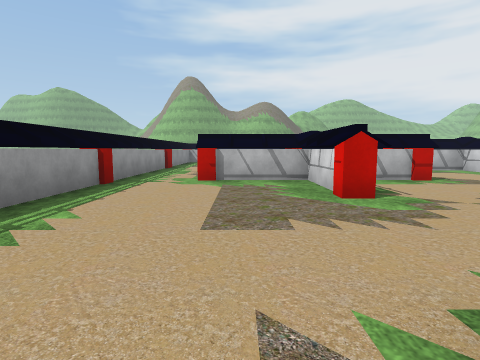
View 1 (above)

24 first-person views from a walk through a scene from a Unity 3-D project. The camera is 1.3 m above the floor, tilts 6° down and sees 80° across. The floor is counted in squares, 2 m on a side. Each view is taken from the middle of a square. On the plan, view 1 faces up. The plan holds only what a view shows up to about 9 squares ahead; the rest is blank. The place goes on beyond the plan. The player character is not drawn. Some animated figures are not drawn. Some surface patterns are stand-ins.

View 2
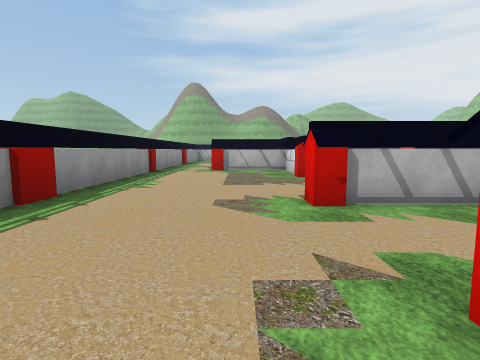

View 3
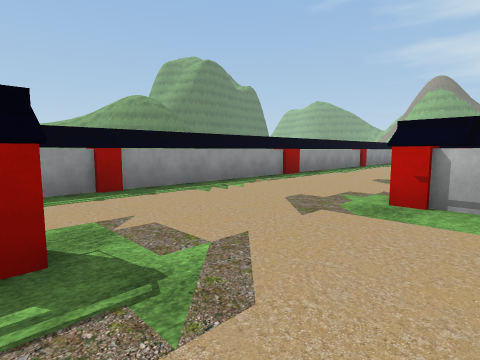

View 4
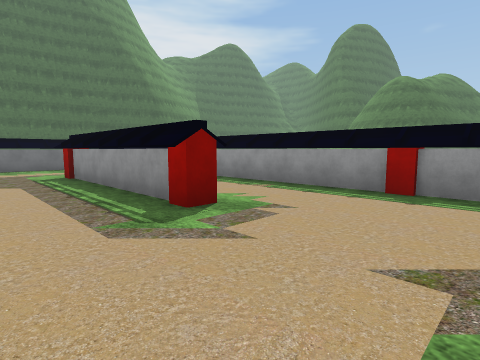

View 5
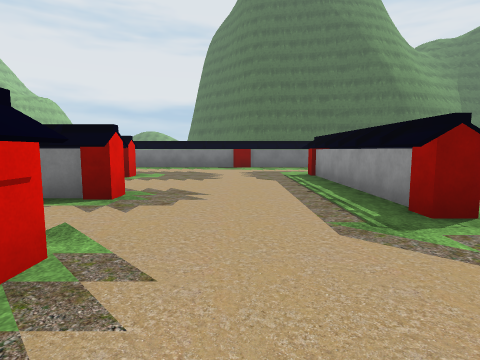

View 6
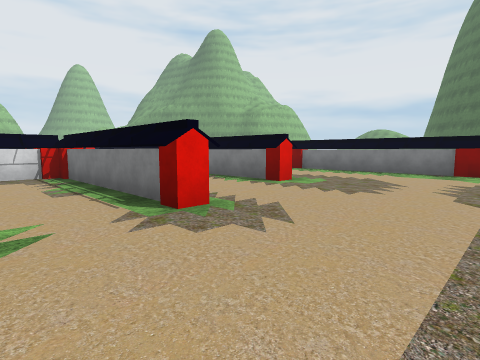

View 7
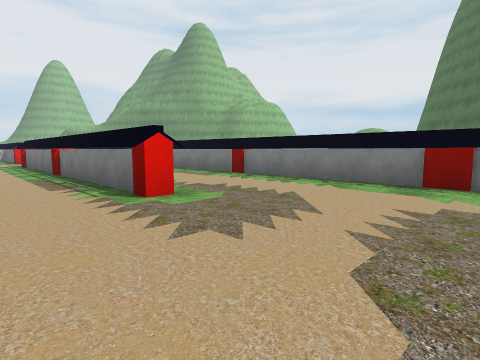

View 8
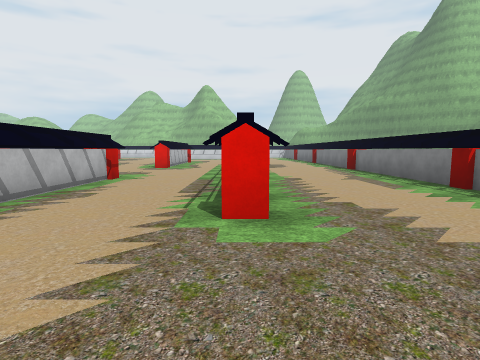

View 9
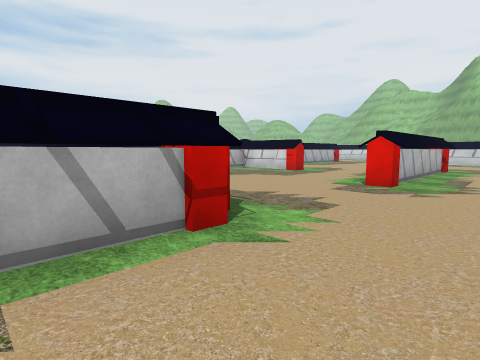

View 10
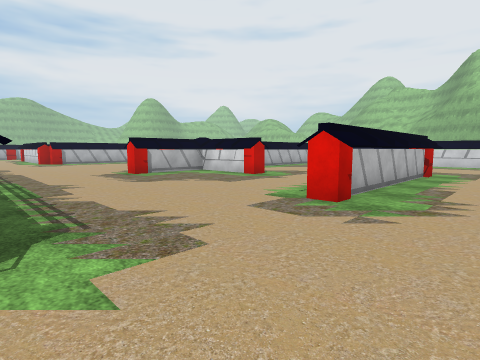

View 11
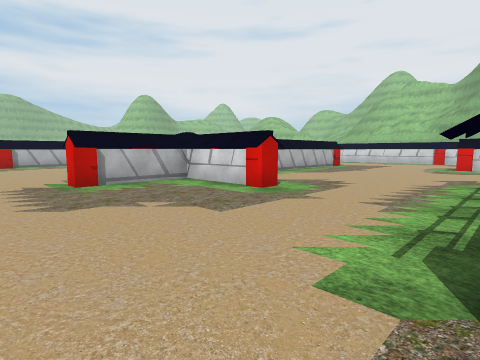

View 12
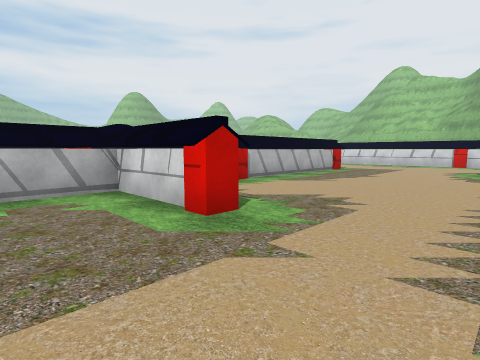

View 13
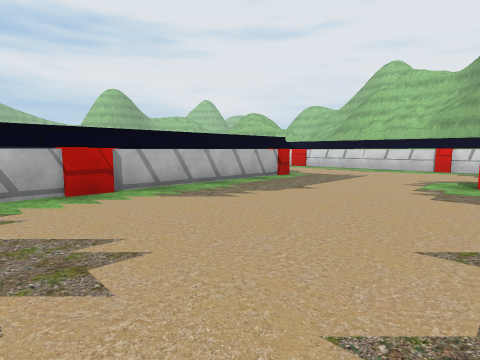

View 14
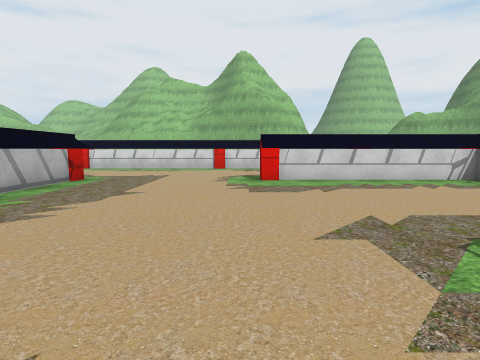

View 15
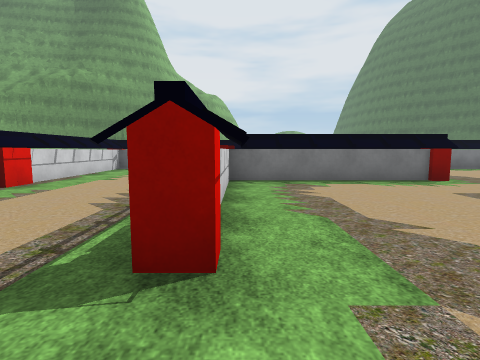

View 16
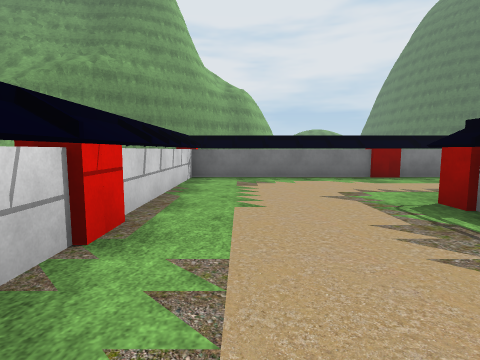

View 17
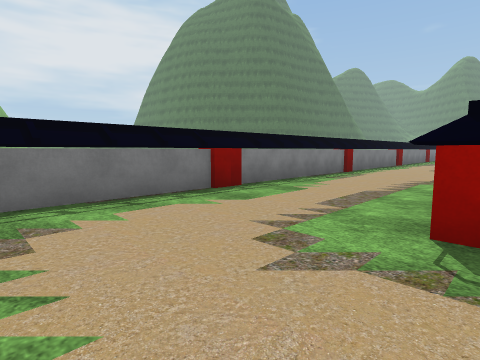

View 18
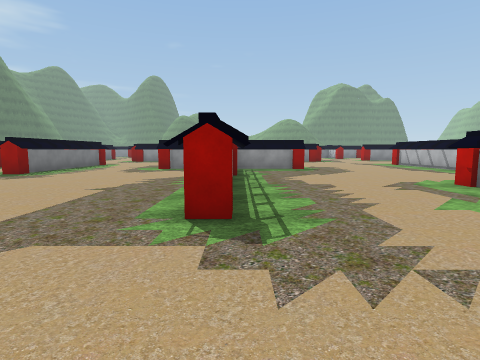

View 19
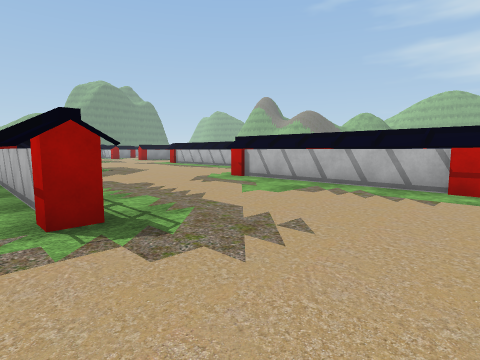

View 20
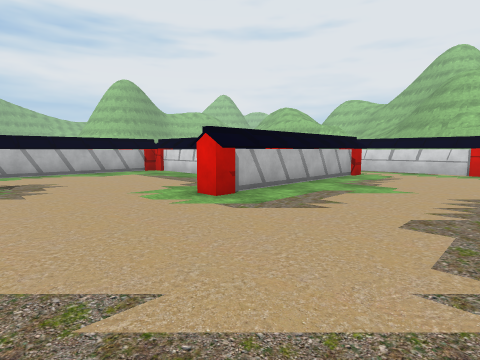

View 21
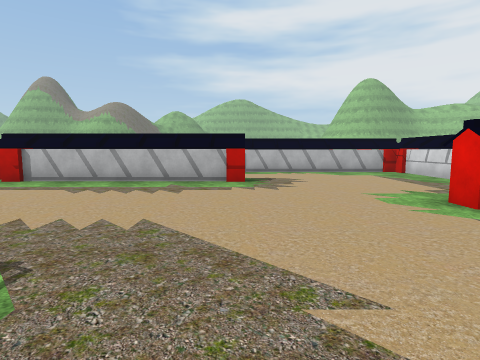

View 22
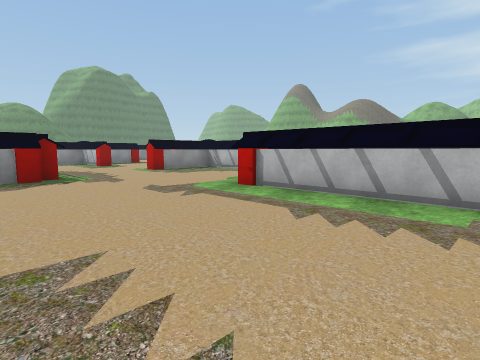

View 23
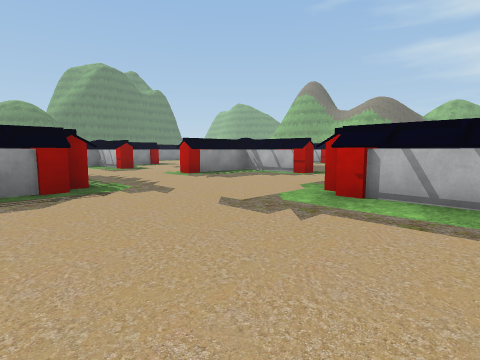

View 24
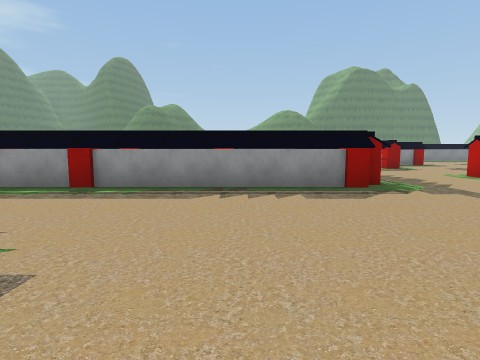

### Floor plan
Points are (right, up) in squares from view 1. A wall is a line through its corners. A room is listed if a view was taken in it or the views show most of it. See-through windows are left out.
Room 1 (views 1, 2, 4, 5, 6)
walls: (1.8, -2.3) (0.9, -2.3); (-0.4, -5.7) (0.2, -5.7); (2.9, 0.4) (0.9, 0.4) (0.9, 0.9); (1.5, 3.8) (1.5, 6.2) (-0.6, 6.2); (2, 3.8) (1.1, 3.8); (-2.7, 5.5) (-2.7, -8.5); (1.4, 5.9) (-1, 5.9)
ways out: opening at (1.5, -5.5) to room 2; opening at (-1.5, 6); opening at (2, 2.5)
Room 2 (views 3, 7, 8, 9, 10, 11, 12, 13, 14, 15, 16, 17, 18, 19, 20, 21, 22, 23, 24)
walls: (14.8, -3.9) (14.8, -1.4) (12.4, -1.4); (15.4, -3.8) (14.5, -3.8); (12.4, -1.7) (12.4, -0.9); (15.9, -6.8) (17.4, -6.8) (17.4, -7.3) (12.2, -7.3); (15.9, -7) (16.9, -7); (12.4, -7.6) (12.4, -6.7); (8.8, -7.1) (5.4, -7.1); (17.5, -10.1) (22.6, -10.1) (22.6, -10.5); (18.1, -9.9) (21.2, -9.9); (9, 3.2) (9, -3.2); (22.4, -1.4) (16.4, -1.4); (19.6, 2.9) (19.6, 3.8); (22.4, -0.9) (22.4, -1.8); (8.7, 3.9) (8.7, 3.2); (16, -13.8) (26.5, -13.8); (22.2, -10.1) (22.2, -5.5) (22.8, -5.5); (17.1, 5.9) (12, 5.9); (12, 6.2) (11.5, 6.2); (3.7, -7.4) (3.7, -6.5); (4.6, -9.9) (11.9, -9.9); (4.6, -10.5) (4.6, -9.6); (26.2, -5.1) (26.2, -3.4); (21.7, 6.2) (21.7, 8.5) (17.1, 8.5); (24.6, 3.2) (19.5, 3.2); (26.2, 0.8) (26.2, 2.4); (9.8, 9) (8.2, 9); (7.3, 8.1) (7.3, 6.6) (6.7, 6.6); (0.2, -5.7) (0.2, -10.8); (4.1, 5.9) (3.4, 5.9); (7, 9) (6, 9); (26.2, -13.9) (26.2, -8.2); (0, -13.8) (11.1, -13.8)
ways out: opening at (1.5, -5.5) to room 1; opening at (2.5, -5.5); opening at (4, 4.5); opening at (10.5, 9); opening at (17, 7.5); opening at (25, 3)

Positions as (right, up) in squares from view 1, and headings:
1: (0, 0), facing up
2: (0, -3), facing up
3: (2, -6), facing up-left
4: (2, -3), facing down-left
5: (2, -3), facing down
6: (1, -5), facing down-right
7: (1, -8), facing down-right
8: (2, -10), facing right
9: (7, -9), facing up-right
10: (9, -9), facing up-right
11: (11, -7), facing up-right
12: (13, -6), facing up-right
13: (16, -6), facing up-right
14: (16, -5), facing right
15: (22, -4), facing down
16: (25, -7), facing down
17: (25, -10), facing down-left
18: (25, -1), facing left
19: (25, -2), facing up-left
20: (17, 0), facing up-right
21: (17, 0), facing up
22: (16, 2), facing up-left
23: (14, 2), facing up-left
24: (14, 1), facing left
